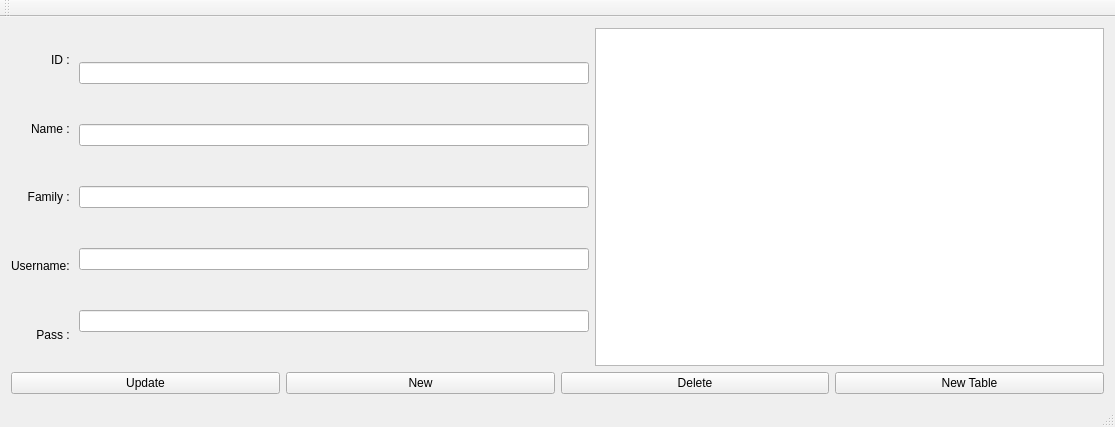
<?xml version="1.0" encoding="UTF-8"?>
<ui version="4.0">
 <class>MainWindow</class>
 <widget class="QMainWindow" name="MainWindow">
  <property name="geometry">
   <rect>
    <x>0</x>
    <y>0</y>
    <width>1115</width>
    <height>427</height>
   </rect>
  </property>
  <property name="windowTitle">
   <string>MainWindow</string>
  </property>
  <widget class="QWidget" name="centralWidget">
   <layout class="QGridLayout" name="gridLayout">
    <item row="0" column="0">
     <layout class="QVBoxLayout" name="verticalLayout">
      <item>
       <layout class="QHBoxLayout" name="horizontalLayout">
        <item>
         <layout class="QVBoxLayout" name="verticalLayout_2">
          <item>
           <layout class="QHBoxLayout" name="horizontalLayout_3">
            <item>
             <widget class="QLabel" name="label">
              <property name="text">
               <string>ID : </string>
              </property>
              <property name="alignment">
               <set>Qt::AlignRight|Qt::AlignTrailing|Qt::AlignVCenter</set>
              </property>
             </widget>
            </item>
           </layout>
          </item>
          <item>
           <layout class="QHBoxLayout" name="horizontalLayout_7">
            <item>
             <widget class="QLabel" name="label_2">
              <property name="text">
               <string>Name : </string>
              </property>
              <property name="alignment">
               <set>Qt::AlignRight|Qt::AlignTrailing|Qt::AlignVCenter</set>
              </property>
             </widget>
            </item>
           </layout>
          </item>
          <item>
           <layout class="QHBoxLayout" name="horizontalLayout_6">
            <item>
             <widget class="QLabel" name="label_3">
              <property name="text">
               <string>Family : </string>
              </property>
              <property name="alignment">
               <set>Qt::AlignRight|Qt::AlignTrailing|Qt::AlignVCenter</set>
              </property>
             </widget>
            </item>
           </layout>
          </item>
          <item>
           <layout class="QHBoxLayout" name="horizontalLayout_5">
            <item>
             <widget class="QLabel" name="label_4">
              <property name="text">
               <string>Username: </string>
              </property>
              <property name="alignment">
               <set>Qt::AlignRight|Qt::AlignTrailing|Qt::AlignVCenter</set>
              </property>
             </widget>
            </item>
           </layout>
          </item>
          <item>
           <layout class="QHBoxLayout" name="horizontalLayout_4">
            <item>
             <widget class="QLabel" name="label_5">
              <property name="text">
               <string>Pass : </string>
              </property>
              <property name="alignment">
               <set>Qt::AlignRight|Qt::AlignTrailing|Qt::AlignVCenter</set>
              </property>
             </widget>
            </item>
           </layout>
          </item>
         </layout>
        </item>
        <item>
         <layout class="QVBoxLayout" name="verticalLayout_4">
          <property name="sizeConstraint">
           <enum>QLayout::SetMinimumSize</enum>
          </property>
          <item>
           <layout class="QHBoxLayout" name="horizontalLayout_8">
            <item>
             <widget class="QLineEdit" name="Txt_id">
              <property name="readOnly">
               <bool>true</bool>
              </property>
             </widget>
            </item>
           </layout>
          </item>
          <item>
           <layout class="QHBoxLayout" name="horizontalLayout_12">
            <item>
             <widget class="QLineEdit" name="Txt_Name"/>
            </item>
           </layout>
          </item>
          <item>
           <layout class="QHBoxLayout" name="horizontalLayout_11">
            <item>
             <widget class="QLineEdit" name="Txt_Family"/>
            </item>
           </layout>
          </item>
          <item>
           <layout class="QHBoxLayout" name="horizontalLayout_10">
            <item>
             <widget class="QLineEdit" name="Txt_Username"/>
            </item>
           </layout>
          </item>
          <item>
           <layout class="QHBoxLayout" name="horizontalLayout_9">
            <item>
             <widget class="QLineEdit" name="Txt_Pass"/>
            </item>
           </layout>
          </item>
         </layout>
        </item>
        <item>
         <layout class="QVBoxLayout" name="VL_Grid">
          <item>
           <widget class="QTableView" name="TbV_Gride">
            <property name="editTriggers">
             <set>QAbstractItemView::NoEditTriggers</set>
            </property>
            <property name="tabKeyNavigation">
             <bool>false</bool>
            </property>
            <property name="selectionMode">
             <enum>QAbstractItemView::SingleSelection</enum>
            </property>
            <property name="selectionBehavior">
             <enum>QAbstractItemView::SelectRows</enum>
            </property>
           </widget>
          </item>
         </layout>
        </item>
       </layout>
      </item>
      <item>
       <layout class="QHBoxLayout" name="horizontalLayout_2">
        <item>
         <widget class="QPushButton" name="Btn_Update">
          <property name="text">
           <string>Update</string>
          </property>
         </widget>
        </item>
        <item>
         <widget class="QPushButton" name="Btn_New">
          <property name="text">
           <string>New</string>
          </property>
         </widget>
        </item>
        <item>
         <widget class="QPushButton" name="Btn_Delete">
          <property name="text">
           <string>Delete</string>
          </property>
         </widget>
        </item>
        <item>
         <widget class="QPushButton" name="NewTable">
          <property name="text">
           <string>New Table</string>
          </property>
         </widget>
        </item>
       </layout>
      </item>
     </layout>
    </item>
   </layout>
  </widget>
  <widget class="QMenuBar" name="menuBar">
   <property name="geometry">
    <rect>
     <x>0</x>
     <y>0</y>
     <width>1115</width>
     <height>26</height>
    </rect>
   </property>
  </widget>
  <widget class="QToolBar" name="mainToolBar">
   <attribute name="toolBarArea">
    <enum>TopToolBarArea</enum>
   </attribute>
   <attribute name="toolBarBreak">
    <bool>false</bool>
   </attribute>
  </widget>
  <widget class="QStatusBar" name="statusBar"/>
 </widget>
 <layoutdefault spacing="6" margin="11"/>
 <resources/>
 <connections/>
</ui>
